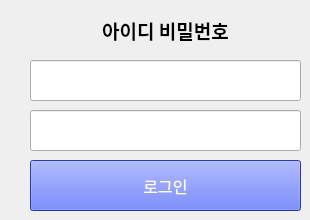
     <widget class="QWidget" name="tab_professor">
      <attribute name="title">
       <string>교수</string>
      </attribute>
      <widget class="QLabel" name="IDPW_2">
       <property name="geometry">
        <rect>
         <x>70</x>
         <y>10</y>
         <width>191</width>
         <height>41</height>
        </rect>
       </property>
       <property name="font">
        <font>
         <family>맑은 고딕</family>
         <pointsize>14</pointsize>
         <weight>75</weight>
         <bold>true</bold>
        </font>
       </property>
       <property name="styleSheet">
        <string notr="true">QLabel {
color: none;
}</string>
       </property>
       <property name="text">
        <string>아이디 비밀번호</string>
       </property>
       <property name="alignment">
        <set>Qt::AlignCenter</set>
       </property>
      </widget>
      <widget class="QLineEdit" name="led_professorID">
       <property name="geometry">
        <rect>
         <x>30</x>
         <y>60</y>
         <width>271</width>
         <height>41</height>
        </rect>
       </property>
       <property name="font">
        <font>
         <family>맑은 고딕</family>
         <pointsize>12</pointsize>
        </font>
       </property>
      </widget>
      <widget class="QLineEdit" name="led_professorPW">
       <property name="geometry">
        <rect>
         <x>30</x>
         <y>110</y>
         <width>271</width>
         <height>41</height>
        </rect>
       </property>
       <property name="font">
        <font>
         <family>맑은 고딕</family>
         <pointsize>12</pointsize>
        </font>
       </property>
       <property name="echoMode">
        <enum>QLineEdit::Password</enum>
       </property>
       <property name="clearButtonEnabled">
        <bool>false</bool>
       </property>
      </widget>
      <widget class="QPushButton" name="btn_professorLogin">
       <property name="geometry">
        <rect>
         <x>30</x>
         <y>160</y>
         <width>271</width>
         <height>51</height>
        </rect>
       </property>
       <property name="font">
        <font>
         <family>맑은 고딕</family>
         <pointsize>12</pointsize>
        </font>
       </property>
       <property name="styleSheet">
        <string notr="true">QPushButton{
color: rgb(255, 255, 255);
	background-color: rgb(51, 78, 255);
}</string>
       </property>
       <property name="text">
        <string>로그인</string>
       </property>
      </widget>
     </widget>
